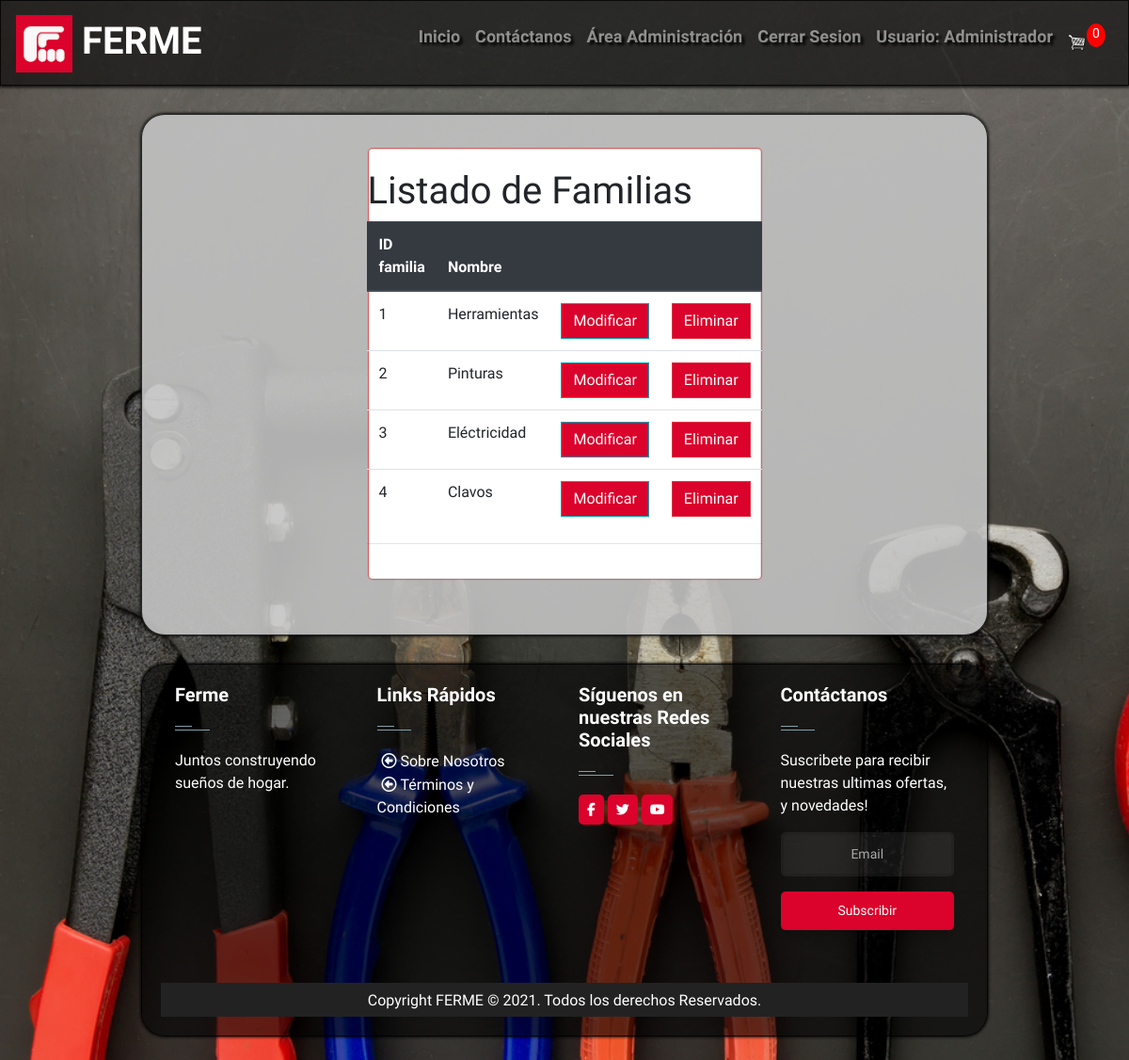
Page /listar_familias/ (signed in) on the committed database.
### usuario/models.py (models this page shows, shortened)
class Usuario(AbstractBaseUser):
    username = models.CharField('Nombre de usuario',unique=True,max_length=100)
    correo = models.CharField('Correo',unique=True,max_length=300)
    nombre_completo = models.CharField('Nombre Completo',max_length=150)
    rut = models.IntegerField('Run', unique=True)
    telefono = models.IntegerField('Telefono', unique=True)
    direccion = models.CharField('Dirección', max_length=300,default='',null=True)
    usuario_activo = models.BooleanField(default=True)
    usuario_administrador = models.BooleanField(default=False)
    cargo = models.ForeignKey(cargo, on_delete=models.CASCADE,null=True)
    objects = UsuarioManager()
    USERNAME_FIELD = 'username'
    REQUIRED_FIELDS = ['correo','nombre_completo','rut','telefono','direccion']

### cargo/models.py (models this page shows)
class cargo(models.Model):
    nombre = models.CharField(max_length=20)
    descripcion = models.TextField()
    def __str__(self):
        return self.nombre

### core/models.py (models this page shows, shortened)
class familia(models.Model):
    nombre = models.CharField(max_length=50)

### core/views.py (the view)
# urls.py: path('listar_familias/', listar_familias, name='listar_familias' ),
def listar_familias(request):
    data = {
        'familia':familia.objects.all()
    }
    return render(request, 'core/familia/listar.html', data)

### carro/context_processor.py (called while the page is built)
def importe_total_carro(request):
    total=0
    if 'carro' in request.session:
        for key, value in request.session["carro"].items():
            total=total+(int(value["precio"]))
    return {"importe_total_carro":total}

def importe_cant_carro(request):
    total=0
    if 'carro' in request.session:
        for key, value in request.session["carro"].items():
            total=total+(value["cantidad"])
    return {"importe_cant_carro":total}

### core/templates/core/familia/listar.html (shortened to what this page needs)
{% extends 'core/base.html' %}
{% block contenido %}
<div class="col-12 col-md-6 offset-md-3 ">
    <div class="row p-3 mb-2">
        <div class="card">
                <div class="card-body">
                <h1>Listado de Familias</h1>
                <table class="table table-stripped table-hover table-responsive-sm clearfix">
                    <thead class="thead-dark">
                        <tr>
                            <th>ID familia</th>
                            <th>Nombre</th>
                            <th></th>
                            <th></th>
                        </tr>
                        {% for f in familia %}
                        <tr>
                            <td>{{ f.id }}</td>
                            <td>{{ f.nombre }}</td>
                        <td>
                            <a href="{% url 'modificar_familia' f.id %}" class="btn btn-info">Modificar</a>
                        </td>
                        <td>
                            <a href="#" onclick="eliminar_familia({{ f.id }})" class="btn btn-danger">Eliminar</a>
                        </td>
                    </tr>
                        {% endfor %}
                </table>
                <hr>
            </div>
        </div>
    </div>
</div>
{% endblock %}

### core/templates/core/base.html (shortened to what this page needs)
<!doctype html>
<html>
<head>
  {% load static %}
  <link rel="stylesheet" href="https://cdnjs.cloudflare.com/ajax/libs/ionicons/2.0.1/css/ionicons.min.css">
  <link rel="stylesheet" href="https://cdn.jsdelivr.net/npm/bootstrap@4.5.3/dist/css/bootstrap.min.css"
>
  <link href="{% static 'css/main.css' %}" rel="stylesheet" type="text/css">
  <link href="{% static 'css/carro.css' %}" rel="stylesheet" type="text/css">
</head>
<header>
  <nav class="navbar navbar-expand-lg navbar-dark">
    <a class="navbar-brand" href="{% url 'home' %}">
      <img src="/media/admin-interface/logo/logo-fs-web.png" width="60" alt="Logo" />
      FERME</a>
    <div class="collapse navbar-collapse" id="navbarSupportedContent">
      <ul class="navbar-nav ml-auto">
        <li class="nav-item">
          <a class="nav-link" href="{% url 'home' %}">Inicio</a>
        </li>
        <li class="nav-item">
          <a class="nav-link" href="{% url 'contacto' %}">Contáctanos</a>
        </li>
        {% if user.cargo.nombre == 'Administrador' %}
        <li class="nav-item">
          <a class="nav-link" href="{% url 'administrador' %}">Área Administración</a>
        </li>
        {% endif %}
        {% if user.is_authenticated %}
        <li class="nav-item">
          <a class="nav-link" href="{% url 'logout' %}">Cerrar Sesion</a>
        </li>
        <li class="nav-item">
          <a class="nav-link" href="{% url 'usuario' user.id %}">Usuario: {{ user.cargo |title }}</a>
        </li>
        <a class="nav-link d-flex align-items-center" href="{% url 'cart' %}">
          <img id="cart-icon" style="width:20px;" src="{% static 'images/cart.png' %}" alt="carrito" />
          <p id="cart-total" class="float-right">{{importe_cant_carro}}</p>
        </a>
        {% endif %}
      </ul>
    </div>
  </nav>
</header>
<body background="/media/admin-interface/logo/fondo.jpg" style="background-repeat: no-repeat; background-size: cover;">
  <div class="cuerpo">
  {% block contenido %}
  {% endblock %}
  </div>
</body>
<footer id="footer fixed-bottom" class="footer-1">
  <div class="main-footer widgets-dark typo-light">
    <div class="container">
      <div class="row">
        <div class="col-xs-12 col-sm-6 col-md-3">
          <div class="widget subscribe no-box">
            <h5 class="widget-title">Ferme<span></span></h5>
            <p>Juntos construyendo sueños de hogar.</p>
          </div>
        </div>
        <div class="col-xs-12 col-sm-6 col-md-3">
          <div class="widget no-box">
            <h5 class="widget-title">Links Rápidos<span></span></h5>
            <ul class="thumbnail-widget">
              <li>
                <div class="thumb-content"><a href="#.">&nbsp;Sobre Nosotros</a></div>
              </li>
              <li>
                <div class="thumb-content"><a href="#.">&nbsp;Términos y Condiciones</a></div>
              </li>
            </ul>
          </div>
        </div>
        <div class="col-xs-12 col-sm-6 col-md-3">
          <div class="widget no-box">
            <h5 class="widget-title">Síguenos en nuestras Redes Sociales<span></span></h5>
            <a href="#"> <i class="fa fa-facebook"> </i> </a>
            <a href="#"> <i class="fa fa-twitter"> </i> </a>
            <a href="#"> <i class="fa fa-youtube"> </i> </a>
          </div>
        </div>
        <br>
        <br>
        <div class="col-xs-12 col-sm-6 col-md-3">
          <div class="widget no-box">
            <h5 class="widget-title">Contáctanos<span></span></h5>
            <p>Suscribete para recibir nuestras ultimas ofertas, y novedades!</p>
            <div class="emailfield">
              <input type="text" name="email" value="Email">
              <input class="submitbutton ripplelink" type="submit" value="Subscribir">
            </div>
          </div>
        </div>
      </div>
    </div>
    <div class="footer-copyright">
      <div class="container">
        <div class="row">
          <div class="col-md-12 text-center">
            <p>Copyright FERME © 2021. Todos los derechos Reservados.</p>
          </div>
        </div>
      </div>
    </div>
  </div>
</footer>
</html>

### core/static/css/main.css (style rules this page uses)
body { background-color: #E4E4E4; background-attachment: fixed; font-family: 'Raleway', sans-serif; }
header .navbar { background-color: rgba(0,0,0,0.60); border-style: solid; border-width: 1px; border-color: rgba(0,0,0,0.8); box-shadow: 0px 1px 3px 1px rgba(0,0,0,0.8); font-family:'Raleway', sans-serif; }
.navbar.navbar-expand-lg.navbar-dark .navbar-brand { font-weight: bolder; font-size: 40px; font-family: 'Raleway', sans-serif; }
#navbarSupportedContent .navbar-nav.ml-auto .nav-item { border-radius: 15px; text-align: center; font-weight: bold; font-size: 18px; text-shadow: 3px 3px 3px black; }
body .cuerpo { border-radius: 25px; background-color: rgba(196,196,196,0.9); padding-top:20px; padding-bottom: 20px; margin-top: 30px; margin-left: 150px; margin-right: 150px; margin-bottom: 30px; border-style: solid; border-width: 1px; border-color: rgba(0,0,0,0.8); box-shadow: 0px 0px 3px 1px rgba(0,0,0,0.8); }
footer .main-footer { padding: 20px ; background-color: rgba(0,0,0,0.60); margin-left: 150px; margin-right: 150px; margin-top: 20px; margin-bottom: 25px; border-style: solid; border-width: 1px; border-color: rgba(0,0,0,0.8); box-shadow: 0px 0px 3px 1px rgba(0,0,0,0.8); border-radius: 25px; }
footer ul { padding-left: 0; list-style: none; }
.footer-copyright { background: #222; padding: 5px 0; }
.footer-copyright p { color: #969696; margin: 2px 0 0; }
.widget { padding: 20px; margin-bottom: 40px; }
.widget.no-box { padding: 0; background-color: transparent; margin-bottom: 40px; box-shadow: none; -webkit-box-shadow: none; -moz-box-shadow: none; -ms-box-shadow: none; -o-box-shadow: none; }
.widget.subscribe p { margin-bottom: 18px; }
.widget li a { color: #fff; }
.widget-title { margin-bottom: 20px; }
.widget-title span { background: #839FAD none repeat scroll 0 0;display: block; height: 1px;margin-top: 25px;position: relative;width: 20%; }
.widget-title span::after { background: inherit;content: "";height: inherit; position: absolute;top: -4px;width: 50%; }
.typo-light h1, .typo-light h2, .typo-light h3, .typo-light h4, .typo-light h5, .typo-light h6, .typo-light p, .typo-light div, .typo-light span, .typo-light small { color: #fff; }
.btn { background-color: #db022b; color:#fff; }
.fa { display: inline-block; font: normal normal normal 14px/1 FontAwesome; background-color: #3e3e3e; color: #fff; padding: 9px; border-radius: 5px; }
input[type="text"] { background: rgba(255,255,255,0.075); padding: 10px 15px; color: #aaa; border: 3px solid rgba(0,0,0,0.1); font-size: 14px; margin-bottom: 16px; border-radius: 5px; transition: all 0.2s cubic-bezier(0.4,0,0.2,1); transition-delay: 0.2s; text-align: center; width: 100%; }
input.submitbutton.ripplelink { background: #db022b; border: 3px solid rgba(0,0,0,0.1); color: #fff; box-shadow: 0 8px 17px 0 rgba(0,0,0,0.2); transition-delay: 0s; width: 100%; font-size: 14px; border: 0px solid #FF0000; transition: all 0.2s cubic-bezier(0.4,0,0.2,1); padding: 10px 15px; margin-bottom: 16px; border-radius: 5px; }
.widget.no-box .emailfield .submitbutton.ripplelink { background-color: #db022b; }
.thumb-content ::before { content: "\f190"; font-family: FontAwesome; font-style: normal; font-weight: normal; text-decoration: inherit; margin-left: 5px; color: #ffffff; }
.col-xs-12.col-sm-6.col-md-3 .widget.subscribe.no-box .widget-title { font-size: 20px; font-weight: bold; }
.col-xs-12.col-sm-6.col-md-3 .widget.no-box .widget-title { font-size: 20px; font-weight: bold; }
.widget.no-box a .fa.fa-facebook { background-color: #db022b; }
.widget.no-box a .fa.fa-twitter { background-color: #db022b; }
.widget.no-box a .fa.fa-youtube { background-color: #db022b; }
.card { align-items: center; width: 100%; margin-bottom: 15px; box-shadow: 0px 0px 1px 1px rgba(255, 0, 0, 0.5); }

### core/static/css/carro.css (style rules this page uses)
body { background-color: hsl(0, 0%, 98%); }
#cart-icon { width:55px; display: inline-block; }
#cart-total { display: block; text-align: center; color:#fff; background-color: red; width: 20px; height: 25px; border-radius: 50%; font-size: 14px; }
.btn { border-radius: 0; }

### rows in the picture
Usuario: cargo "Administrador"
familia: id "1", nombre "Herramientas"
familia: id "2", nombre "Pinturas"
familia: id "3", nombre "Eléctricidad"
familia: id "4", nombre "Clavos"

### other values in the picture
{{ importe_cant_carro }} "0"
